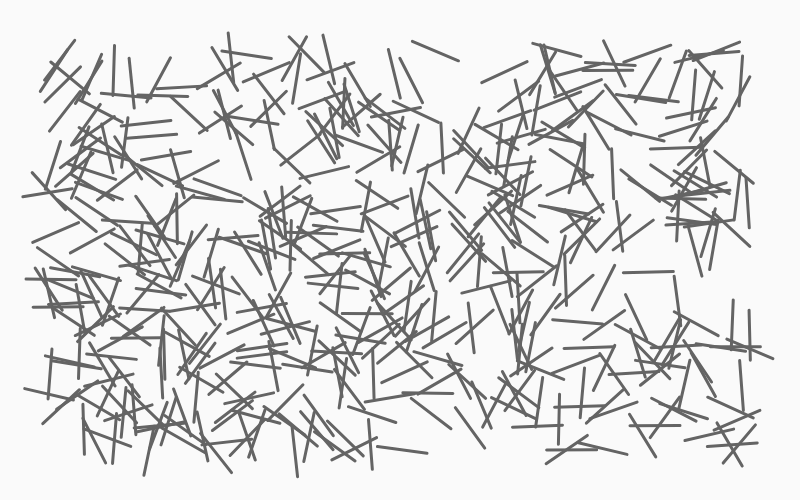
Frame 1 (no input)
Frame 60 (no input): identical to frame 1, image omitted
Frame 120 (the mouse pressed at the canvas centre since frame 60): identical to frame 1, image omitted

The p5.js sketch that drew this single still picture (run headless with seeded random() and noise() and a simulated clock; from frame 60 on, the mouse is pressed at the canvas centre):

// p5.js sketch
// ── sketch.js
//basado en https://editor.p5js.org/hspencer/sketches/4s2-3JkDe
let posX = [];
let posY = [];
let rot = [];

let m1 = 1000;
let m2 = 100
let m3 = 50
eme = [m1, m2, m3];



function setup() {
  createCanvas(800, 500);
  strokeWeight(3);
  stroke(100);
  m = random(eme);

  for (let i = 0; i < 500; i++) {
    posX.push(random(m, width - m));
    posY.push(random(m, height - m));
    rot.push(random(TWO_PI));
  }
}

function draw() {
  background(250);

  for (let i = 0; i < posX.length; i++) {

    push();

    translate(posX[i], posY[i]);

    rotate(rot[i]);
    line(-20, 0, 30, 0);

    pop();

  
  }
}
